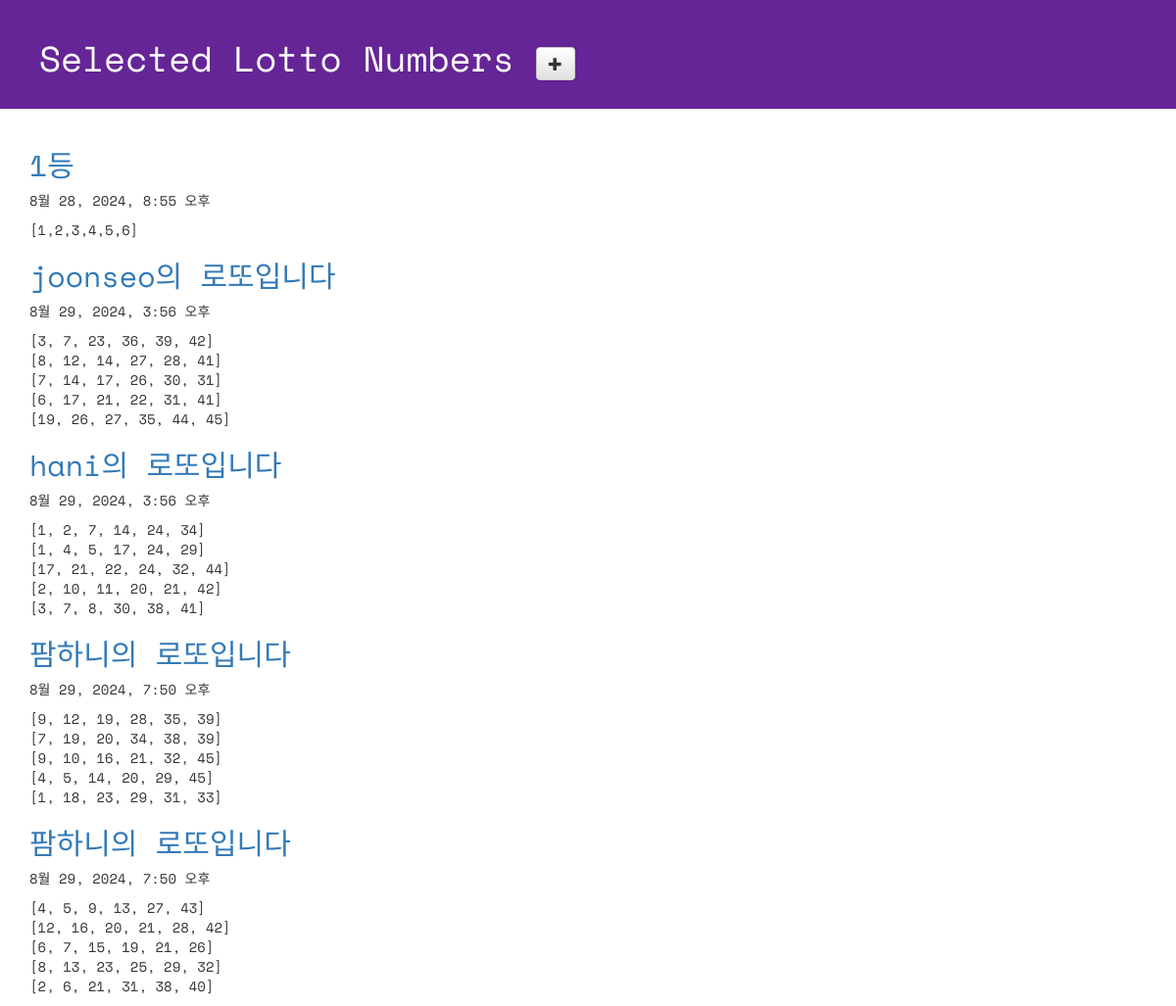
Page /lotto/ on the committed database.
### lotto/models.py (models this page shows, shortened)
class GuessNumbers(models.Model):
    name = models.CharField(max_length=24)
    text = models.CharField(max_length=255)
    lottos = models.CharField(max_length=255, default='[1,2,3,4,5,6]') # 로또 번호 리스트
    num_lotto = models.IntegerField(default=5)
    update_date = models.DateTimeField()

### lotto/views.py (the view)
# urls.py: path('lotto/', views.index, name='index'), # http://127.0.0.1:8000/lotto
def index(request):
    lottos = GuessNumbers.objects.all()
    return render(request, 'lotto/default.html', {'lottos':lottos})

### lotto/templates/lotto/default.html (shortened to what this page needs)
<!DOCTYPE html>
{% load static %}
<html lang="ko">
<head>
    <link rel="stylesheet" href="//maxcdn.bootstrapcdn.com/bootstrap/3.2.0/css/bootstrap.min.css">
    <link rel="stylesheet" href="//maxcdn.bootstrapcdn.com/bootstrap/3.2.0/css/bootstrap-theme.min.css">
    <link rel="stylesheet" href="{% static 'css/lotto.css' %}">
</head>
<body>
    <div class="page-header">
        <h1>
          Selected Lotto Numbers
          <a href="{% url 'new_lotto' %}">
            <span class="glyphicon glyphicon-plus btn btn-default"></span>
          </a>
        </h1>
    </div>
    <div class="container lotto">
        {%for lotto in lottos%}
            <h2><a href="{% url 'detail' lottokey=lotto.pk%}">{{lotto.text}}</a></h2>
            <p>{{lotto.update_date}}</p>
            <p>{{lotto.lottos | linebreaksbr}}</p>
        {% endfor %}
    </div>
</body>
</html>

### lotto/static/css/lotto.css (style rules this page uses)
.page-header { background-color: #652596; margin-top: 0; padding: 20px 20px 20px 40px; font-family: 'Space Mono', monospace; }
.page-header h1 { color: #FFFFFF; }
.container { font-family: 'Space Mono', monospace; }
.container h2 { color: #b9f442; }

### rows in the picture
GuessNumbers: text "1등", update_date "8월 28, 2024, 8:55 오후", lottos "[1,2,3,4,5,6]"
GuessNumbers: text "joonseo의 로또입니다", update_date "8월 29, 2024, 3:56 오후", lottos "[3, 7, 23, 36, 39, 42] [8, 12, 14, 27, 28, 41] [7, 14, 17, 26, 30, 31] [6, 17, 21, 22, 31, 41] [19, 26, 27, 35, 44, 45]"
GuessNumbers: text "hani의 로또입니다", update_date "8월 29, 2024, 3:56 오후", lottos "[1, 2, 7, 14, 24, 34] [1, 4, 5, 17, 24, 29] [17, 21, 22, 24, 32, 44] [2, 10, 11, 20, 21, 42] [3, 7, 8, 30, 38, 41]"
GuessNumbers: text "팜하니의 로또입니다", update_date "8월 29, 2024, 7:50 오후", lottos "[9, 12, 19, 28, 35, 39] [7, 19, 20, 34, 38, 39] [9, 10, 16, 21, 32, 45] [4, 5, 14, 20, 29, 45] [1, 18, 23, 29, 31, 33]"
GuessNumbers: text "팜하니의 로또입니다", update_date "8월 29, 2024, 7:50 오후", lottos "[4, 5, 9, 13, 27, 43] [12, 16, 20, 21, 28, 42] [6, 7, 15, 19, 21, 26] [8, 13, 23, 25, 29, 32] [2, 6, 21, 31, 38, 40]"
